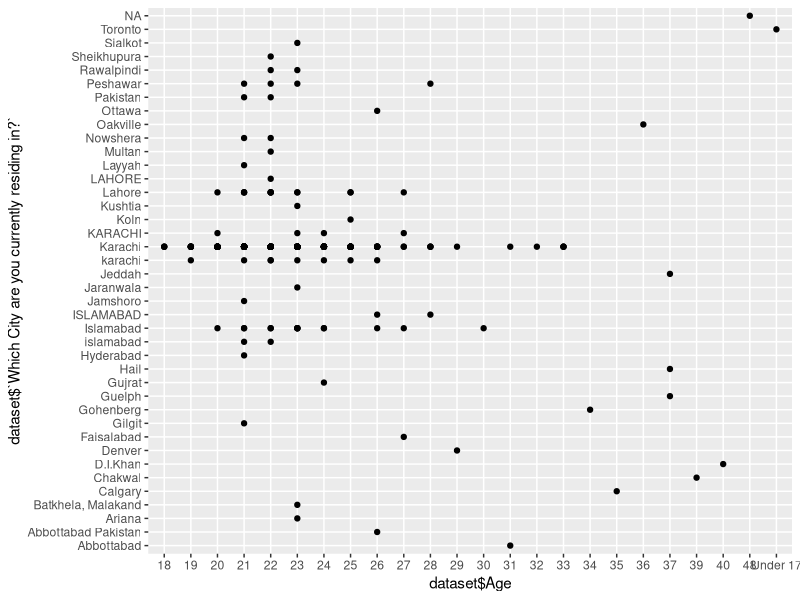

Write R code to recreate this figure.
## ---- chunk 1

library("tidyverse")
library("ggplot2")
## ---- chunk 2
dataset <- read_csv("Data/Data - DS C1 Course.csv")
## ---- chunk 3
is.na(dataset)
## ---- chunk 4
ggplot(dataset, aes(x=dataset$Age, y=dataset$`Which City are you currently residing in?`))+
  geom_point()
